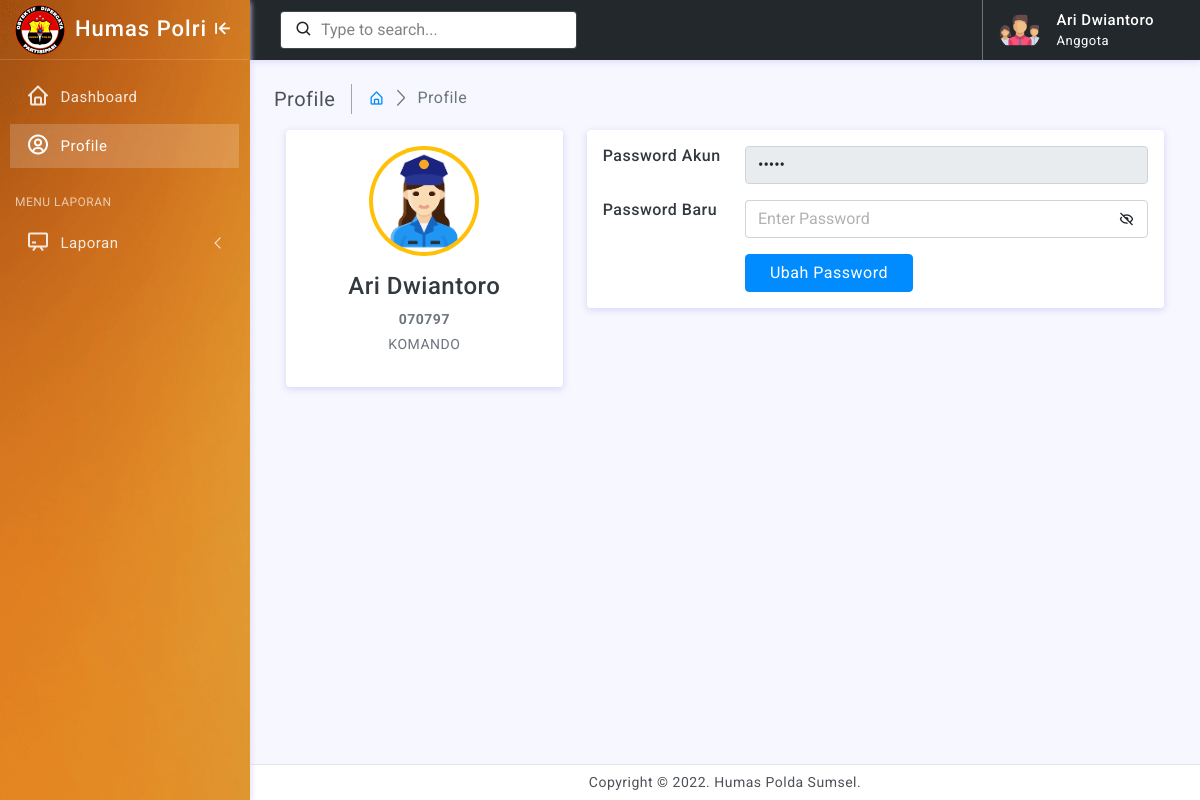
Page /anggota/index.php?page=profile (signed in) on the committed database.
### tables this page shows
CREATE TABLE `staff` (
  `id_staff` int(5) NOT NULL,
  `nrp` varchar(255) NOT NULL,
  `nama` varchar(100) NOT NULL,
  `jenis_kelamin` varchar(30) NOT NULL,
  `pangkat` varchar(30) NOT NULL,
  `password` varchar(100) NOT NULL,
  `tipe` varchar(100) NOT NULL
);

### anggota/profile.php (the view, shortened to what this page needs)
<div class="page-breadcrumb d-none d-sm-flex align-items-center mb-3">
    <div class="breadcrumb-title pe-3">Profile</div>
    <div class="ps-3">
        <nav aria-label="breadcrumb">
            <ol class="breadcrumb mb-0 p-0">
                <li class="breadcrumb-item"><a href="index.php?page=dashboard"><i class="bx bx-home-alt"></i></a>
                </li>
                <li class="breadcrumb-item active" aria-current="page">Profile</li>
            </ol>
        </nav>
    </div>
</div>
<div class="container">
    <?php
       include "../conn/conn.php";
       $id_staff = $_SESSION['id_staff'];
       $data_profile = mysqli_fetch_array(mysqli_query($conn, "SELECT * FROM staff WHERE id_staff = '$id_staff'"));
       ?>
    <div class="main-body">
        <div class="row">
            <div class="col-lg-4">
                <div class="card">
                    <div class="card-body">
                        <div class="d-flex flex-column align-items-center text-center">
                            <img src="../assets/images/<?= $data_profile['jenis_kelamin'] == "laki-laki" ? "policemale.png" : "policewoman.png" ?>" alt="Admin" class="rounded-circle p-1 bg-warning" width="110">
                            <div class="mt-3">
                                <h4><?= ucwords($data_profile['nama']) ?></h4>
                                <p class="text-secondary mb-1"><b><?= $data_profile['nrp'] ?></b></p>
                                <p class="text-muted font-size-sm"><?= strtoupper($data_profile['pangkat']) ?></p>
                            </div>
                        </div>
                    </div>
                </div>
            </div>
            <div class="col-lg-8">
                <div class="card">
                    <div class="card-body">
                        <form action="" method="post" enctype="multipart/form-data">
                            <div class="row mb-3">
                                <div class="col-sm-3">
                                    <h6 class="mb-0">Password Akun</h6>
                                </div>
                                <div class="col-sm-9 text-secondary">
                                    <input type="password" name="pass" value="<?= $data_profile['password'] ?>" class="form-control" placeholder="Enter Password" disabled>
                                </div>
                            </div>
                            <div class="row mb-3">
                                <div class="col-sm-3">
                                    <h6 class="mb-0">Password Baru</h6>
                                </div>
                                <div class="col-sm-9 text-secondary">
                                    <div class="input-group" id="show_hide_password">
                                        <input type="password" name="pass" class="form-control border-end-0" id="inputChoosePassword" placeholder="Enter Password"> <a href="javascript:;" class="input-group-text bg-transparent"><i class='bx bx-hide'></i></a>
                                    </div>
                                </div>
                            </div>
                            <div class="row">
                                <div class="col-sm-3"></div>
                                <div class="col-sm-9 text-secondary">
                                    <input type="submit" name="submit" class="btn btn-primary px-4" value="Ubah Password" />
                                </div>
                            </div>
                        </form>
                    </div>
                </div>
            </div>
        </div>
    </div>
</div>

### assets/css/app.css (style rules this page uses)
body { font-size: 14px; color: #4c5258; letter-spacing: .5px; background: #f7f7ff; overflow-x: hidden; font-family: Roboto, sans-serif }
a { text-decoration: none }
.breadcrumb-title { font-size: 20px; border-right: 1.5px solid #aaa4a4 }
.page-breadcrumb .breadcrumb li.breadcrumb-item { font-size: 16px }
.page-breadcrumb .breadcrumb-item+.breadcrumb-item::before { display: inline-block; padding-right: .5rem; color: #6c757d; font-family: LineIcons; content: "\ea5c" }
input::placeholder { color: #000!important; opacity: .3!important }

### assets/css/header-colors.css (style rules this page uses)
html.color-header::placeholder { color: #08090a!important; opacity: .5!important }

### rows in the picture
staff: nama "Ari Dwiantoro", nrp "070797", pangkat "KOMANDO"

### other values in the picture
$_SESSION['nama'] "Ari Dwiantoro"
